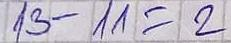
#> input picture DataSets/hand_written_eqs/single_eq1.jpg, 231 x 43 px
$ jupyter execute --allow-errors detect_from_image.ipynb   (shell and % lines are left out)
#> lines starting #> are read from the running program, lines starting #| are printed output that depends on the picture
### Utils/symbols_seperation.py
import random
import pandas as pd
import numpy as np
import matplotlib.pyplot as plt
import cv2

# [25 lines left out: function cv_blobber, not called in this run]

    # [6 lines of commented-out code are left out]

def find_cc(img, threshold=140, unite=True):

    pMask = img < threshold
    retval, labels, stats, centroids = cv2.connectedComponentsWithStats(pMask.astype('int8'))
    cc = pd.DataFrame(
        data={'cx': centroids[1:, 0], 'cy': centroids[1:, 1], 'bbx': stats[1:, 0], 'bby': stats[1:, 1],
              'bbw': stats[1:, 2], 'bbh': stats[1:, 3], 'area': stats[1:, 4]})
    filter = cc.area > 10
    filter *= cc.bbw > 5
    filter *= cc.bbw < img.shape[1]*0.2 # bbox should not exceed 20% of the image width
    filter *= cc.bbh > 5
    cc = cc[filter]
    cc = cc.sort_values('cx').reset_index(drop=True)

    if unite:
        cc = unite_symbols_with_gap(cc)
        filter = cc.bbw < img.shape[1]*0.2 # bbox should not exceed 20% of the image width
        cc = cc[filter]
        cc = cc.sort_values('cx').reset_index(drop=True)

    #TODO: add IoU filteration

    return cc

def unite_symbols_with_gap(cc):
    # find cc that are part of the same symbol:
    # 1. check which two adjacent bb are very close:
    # xdists = cc.cx.values.reshape(-1, 1) - cc.cx.values.reshape(1, -1)
    # cand = np.abs(xdists)<cc.bbw.quantile(.25)
    candb = (cc.cx.diff()) < min(10, cc.bbw.quantile(.1))
    canda = candb.shift(-1).fillna(False)
    u = cc[canda + candb]
    mapper = {'cx': np.mean, 'cy': np.mean, 'bbx': np.min, 'bby': np.min, 'bbw': np.mean, 'bbh': np.mean,
              'area': np.sum}
    united = u.apply(mapper)
    united.bbw = (u.bbx + u.bbw).max() - united.bbx
    united.bbh = (u.bby + u.bbh).max() - united.bby
    cc = cc[~ (canda + candb)]
    cc = cc.append(united, ignore_index=True)

    return cc

# [25 lines left out: functions plot_detections, crop_resize, pad, not called in this run]


# [14 lines that do not run on import are left out]

### Classifier/Detector.py
import os
import datetime
import matplotlib.pyplot as plt
import pandas as pd
import torch
import torch.nn as nn
import torch.optim as optim
from torch.utils.data import DataLoader
from torchvision.transforms import transforms
from tqdm import tqdm
from PIL import Image
import numpy as np

# project classes:
from Classifier.HASYDataset import HASYDataset
from Classifier.Net import Net


class Detector():
    def __init__(self, config):
        print('init detector')
        self.config = config
        self.device = self.get_device()
        print(self.device)

        #load network:
        self.theClassifier = self.load_network(config['model_path']).eval().to(self.device)

        self.transform = transforms.Compose([transforms.Resize([28, 28]),
                                             transforms.ToTensor(),
                                             transforms.Normalize(0.5, 0.5),
                                            ])

        # [6 lines of commented-out code are left out]

    # [20 lines left out: functions Detect, generate_measures_plots, not called in this run]

    def get_device(self):
        if torch.cuda.is_available():
            device = 'cuda:0'
        else:
            device = 'cpu'
        return device

    # [10 lines left out: function load_network, not called in this run]
        # saved_dict['train_measures'] = self.tracking_measures
        # saved_dict['config'] = self.config

#     device = get_device()
# train(net, trainloader)
# # test(net, testloader)

### detect_from_image.ipynb
<a href="https://colab.research.google.com/github/yuvalgrossman/EquSolve/blob/master/detect_from_image.ipynb" target="_parent"></a>

[cell 1]
%cd content
import os
if not os.path.isdir('EquSolve'):
  !git clone http://github.com/yuvalgrossman/EquSolve
  %cd EquSolve
else:
  %cd EquSolve
  !git pull

[cell 2]
from Utils.symbols_seperation import *
import cv2
import numpy as np
import matplotlib.pyplot as plt

[cell 3]
data_path = 'DataSets/hand_written_eqs/'
fn = data_path + 'single_eq1.jpg'
img = cv2.imread(fn, cv2.IMREAD_GRAYSCALE)
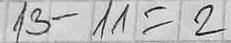
#> img: shape (43, 231); min 3, max 254, mean 191
plt.imshow(img)
plt.title('original image');

#> (a cell that did not finish here is left out)

#> in find_cc, `pMask = img < threshold`:
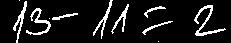
#> pMask: shape (43, 231) bool; 10.1% white in thin lines or dots
#> in find_cc, `retval, labels, stats, centroids = cv2.connectedComponentsWithStats(pM..`:
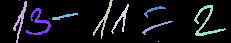
#> labels: shape (43, 231) int32; 12 distinct labels, from 0 to 11; one colour per label, 0 black
#> in find_cc, `retval, labels, stats, centroids = cv2.connectedComponentsWithStats(pM..`: retval = 12; stats = [[0, 0, 231, 43, 8925], [19, 0, 1, 1, 1], [13, 1, 14, 42, 150], [93, 0, 20, 39, 137], [111, 4, 18, 30, 117], [194, 5, 32, 31, 222], [144, 6, 22, 12, 61], [26, 8, 25, 27, 178], [52, 13, 26, 7, 66], [49, 18, 1, 1, 1], [142, 21, 31, 14, 74], [158, 41, 1, 1, 1]]; centroids = [[115.8, 21.08], [19, 0], [19.97, 20.29], [103.4, 19.63], [121.2, 18.81], [205.4, 21.81], [153.1, 9.75], [38.85, 22.43], [63.8, 16.02], [49, 18], [154.8, 26.5], [158, 41]]
#> in find_cc, `cc = pd.DataFrame( data={'cx': centroids[1:, 0], 'cy': centroids[1:, 1..`: cc = table of 11 rows and 7 columns
#> in find_cc, `cc = cc[filter]`: cc = table of 8 rows and 7 columns
plot_detections(img, cc)

#> (a cell that did not finish here is left out)

cc = unite_symbols_with_gap(cc)
plot_detections(img, cc)

#> (a cell that did not finish here is left out)

[cell 7]
from Classifier.Detector import Detector

config = {}
config['model_path'] = 'Classifier/TrainResults/Train_Results_2020-08-27_11-28-41/HASY_simpleclassifier.pth'
config['symbol_list_path'] = 'DataSets/HASY/symbols.csv'

#> (the rest of this cell did not finish here and is left out)

[cell 8]
def detect_symbols_from_image(img_fn):
#> called with img_fn = 'DataSets/hand_written_eqs/single_eq3.jpg'
    img = cv2.imread(img_fn, cv2.IMREAD_GRAYSCALE)
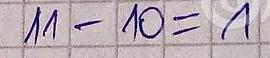
#> input picture DataSets/hand_written_eqs/single_eq3.jpg, 270 x 58 px
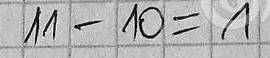
#> img: shape (58, 270); min 0, max 255, mean 177.5
    cc = find_cc(img, 160)
#> call 3 of find_cc, with threshold = 160, unite = True
#> in find_cc (call 3), `pMask = img < threshold`:
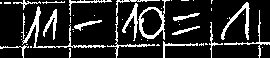
#> pMask: shape (58, 270) bool; 16% white in thin lines or dots
#> in find_cc (call 3), `retval, labels, stats, centroids = cv2.connectedComponentsWithStats(pM..`:
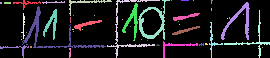
#> labels: shape (58, 270) int32; 50 distinct labels, from 0 to 49; one colour per label, 0 black
#> in find_cc (call 3), `retval, labels, stats, centroids = cv2.connectedComponentsWithStats(pM..`: retval = 50; stats = 50 rows, first 6: [0, 0, 270, 58, 13155], [13, 0, 28, 10, 61], [42, 1, 23, 3, 30], [69, 0, 43, 16, 104], [107, 0, 53, 58, 247], [138, 0, 32, 40, 305]; centroids = 50 pairs, first value 0.5 to 262, second value 0 to 52.47
#> in find_cc (call 3), `cc = pd.DataFrame( data={'cx': centroids[1:, 0], 'cy': centroids[1:, 1..`: cc = table of 49 rows and 7 columns
#> in find_cc (call 3), `cc = cc[filter]`: cc = table of 14 rows and 7 columns
    cc = unite_symbols_with_gap(cc)
    c = crop_resize((img < 160).astype('uint8'), cc)
    return theClassifier.Detect(c)

#> (the rest of this cell did not finish here and is left out)
